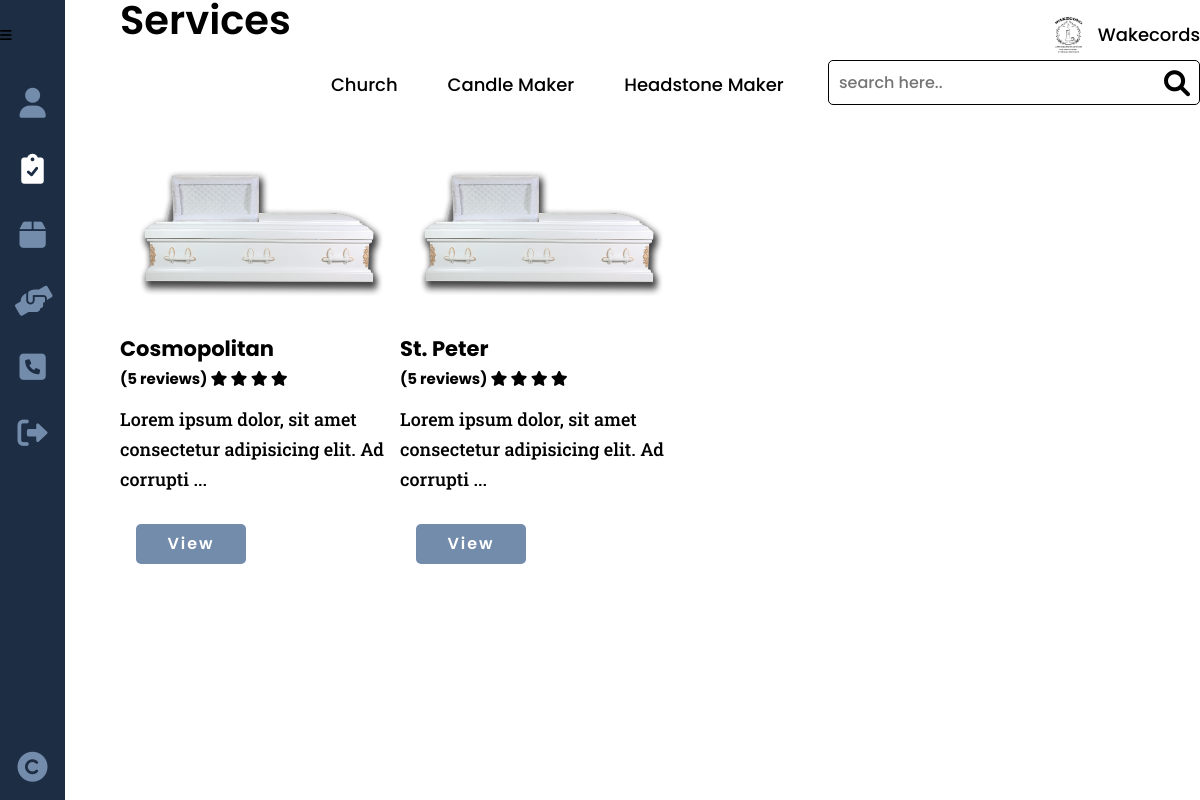
Page /funeral.php on the committed database.
### tables this page shows
CREATE TABLE `services` (
  `service_id` int(8) NOT NULL,
  `provider_id` int(8) NOT NULL,
  `service_type` varchar(20) NOT NULL,
  `service_name` varchar(50) NOT NULL,
  `service_desc` varchar(500) NOT NULL,
  `service_cost` decimal(9,2) NOT NULL,
  `service_qty` int(2) NOT NULL,
  `service_img` varchar(100) NOT NULL,
  `service_status` varchar(10) NOT NULL
);

### others/db.php (called while the page is built, shortened)
<?php
	class DB
	{
		static $hostname = "localhost";
		static $dbname = "wakecords";
		static $username  = "root";
		static $password = "";
		public static function query($sql, $params=array(), $transactType)
		{
			$rows = array();
			try
			{
				$db = new PDO("mysql:host=". self::$hostname ."; dbname=". self::$dbname,  self::$username,  self::$password);
				$db->setAttribute(PDO::ATTR_ERRMODE, PDO::ERRMODE_EXCEPTION);
				$cmd = $db->prepare($sql);
				$cmd->execute($params);
				if($transactType == "READ")
					$rows = $cmd->fetchAll();
				else
					$rows = $db->lastInsertId();
			}
			catch(PDOException $e)
			{
				echo $e->getMessage();
			}
			return $rows;
		}
	}

### others/functions.php (the view, shortened to what this page needs)
<?php
	require_once("others/db.php");
	function limit_text($text, $limit) {
		if (str_word_count($text, 0) > $limit) {
			$words = str_word_count($text, 2);
			$pos   = array_keys($words);
			$text  = substr($text, 0, $pos[$limit]) . '...';
		}
		return $text;
	}
	function services($type, $defer=NULL){
		switch ($type){
			case "funeral":
				if ($defer == NULL) {
					$services = DB::query("SELECT * FROM services GROUP BY service_name", array(), "READ");
					if(count($services) > 0){
						foreach($services as $results){
							echo "
							<div class='card-0'>
								<img src='images/providers/".$results['service_type']."/".$results['provider_id']."/".$results['service_img']."'>
								<h3>".$results['service_name']."
									<span>
										(5 reviews)
										<i class='fa-solid fa-star'></i>
										<i class='fa-solid fa-star'></i>
										<i class='fa-solid fa-star'></i>
										<i class='fa-solid fa-star'></i>
									</span>
								</h3>
								<p>
									".limit_text($results['service_desc'], 10)."
								</p>
								<a class='btn' href='funeral_tradition.php?service_name=".$results['service_name']."'>View</a>
							</div>
							";
						}
					}
					else echo "<div class='note red'>No funeral services posted!</div>";
				}
			break;
		}
	}

### css/style.css (style rules this page uses)
:root { --dark-blue:#0d1321; --light-blue:#1d2d44; --pale-blue:#3e5c76; --light-gray:#748cab; --peach:#f0ebd8; --header-height:70px; --red: hsl(0,100%,40%); --green: hsl(133, 75%, 30%); --blue: hsl(180, 75%, 40%); }
* { padding:0;margin:0;box-sizing:border-box;resize:none;outline:none;border:none;text-decoration:none;list-style:none; }
body { font:500 18px/30px Poppins,sans-serif; }
h3 { margin-bottom:10px;position:relative; }
p { font-family:Roboto Slab,serif;margin-bottom:25px; }
.btn { display:inline-block;width:fit-content;background:var(--light-gray);color:#fff;text-align:center;text-decoration:none;letter-spacing:2px;margin-right:25px;font:600 18px/20px Poppins,sans-serif;padding:15px 20px;border-radius:5px; }
.card-0 { display:block;border:1px solid var(--gray-2);width:280px;height:auto;box-shadow:var(--shadow-4);border-radius:10px;margin:15px 0;position:relative;overflow:hidden;padding:0 0 75px; }
.card-0 img { height:200px;padding:0 15px; }
.card-0 .btn { height:40px !important;width:110px;margin:0;font:600 16px/40px Poppins,sans-serif;border-radius:5px;padding:0;color:#fff; }
.banner-cards a { color:var(--gray-8);width:100%;height:100%;display:block; }
.banner-cards img { width:100%; }
.banner-cards h3, .banner-cards p { padding-inline:var(--size-3); }
.banner-cards h3 span { display:block;font-size:15px;color:var(--yellow-6); }
.banner-cards p { font-size:var(--size-3); }
.banner-cards .btn { position:absolute;bottom:30px;left:1rem; }

### rows in the picture
services: service_type+service_img (picture), service_name "Cosmopolitan", service_desc "Lorem ipsum dolor, sit amet consectetur adipisicing elit. Ad corrupti ..."
services: service_type+service_img (picture), service_name "St. Peter", service_desc "Lorem ipsum dolor, sit amet consectetur adipisicing elit. Ad corrupti ..."
